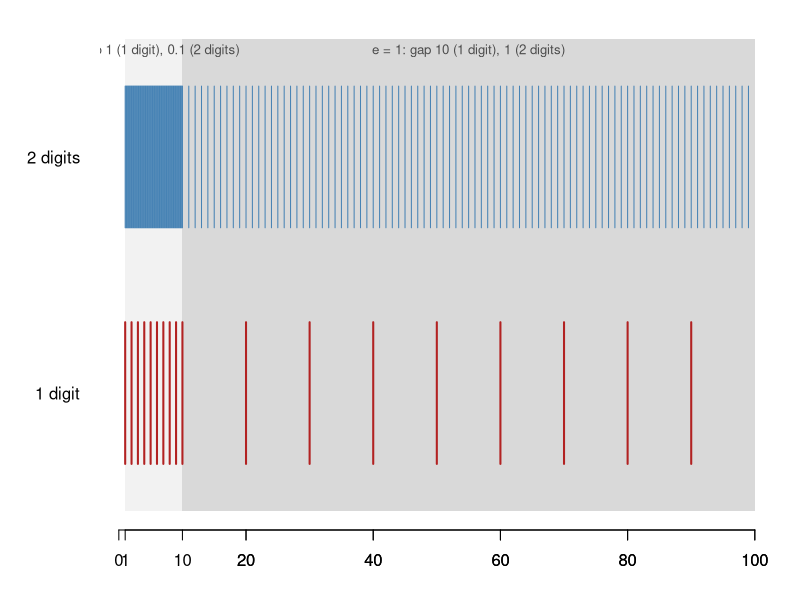

Recreate this plot in R.
## ---- chunk 1
options(digits = 22)

## ---- chunk 2
#| label: integer-limits
#| warning: false
.Machine$integer.max

## Check upper bounds
as.integer(2^31 - 1)                    # maximum valid integer
as.integer(2^31)                        # exceeds limit, returns NA
as.integer(2^31 - 1) + as.integer(1)    # overflows to NA

## Check lower bounds
as.integer(-(2^31 - 1))                 # minimum valid integer
as.integer(-2^31)                       # exceeds lower limit, returns NA
## ---- chunk 3
#| label: integer-product
#| warning: false
50000L * 50000L
50000 * 50000
## ---- chunk 4
#| label: fig-zoom-model
#| echo: false
#| fig-width: 9
#| fig-height: 3.2
#| fig-cap: "Representable numbers in $[1, 100)$ for a mantissa of 1 and 2 decimal digits. The two zoom levels $[1, 10)$ and $[10, 100)$ are shaded; within each, the marks are evenly spaced, and the spacing is ten times larger at the higher zoom."
par(mar = c(3.5, 5, 1, 1))
plot(NA, xlim = c(1, 100), ylim = c(0.5, 2.5), yaxt = "n", ylab = "", xlab = "", bty = "n")
rect(1, 0.5, 10, 2.5, col = "gray95", border = NA); rect(10, 0.5, 100, 2.5, col = "gray85", border = NA)
axis(1, at = c(1, 10, 20, 40, 60, 80, 100)); axis(2, at = 1:2, labels = c("1 digit", "2 digits"), las = 1, tick = FALSE)
for (t in 0:1) { for (e in 0:1) { m <- 10^e * seq(1, 10 - 10^-t, by = 10^-t)
  segments(m, t + 0.7, m, t + 1.3, lwd = if (t == 0) 2 else 1, col = c("firebrick", "steelblue")[t + 1]) } }
text(c(3.5, 55), 2.45, c("e = 0: gap 1 (1 digit), 0.1 (2 digits)", "e = 1: gap 10 (1 digit), 1 (2 digits)"), cex = 0.8, col = "gray30")
## ---- chunk 5
#| label: machine-eps
.Machine$double.eps      # 2^-52
1 + 2^-52 == 1
1 + 2^-53 == 1           # half an epsilon rounds back to 1
## ---- chunk 6
#| label: spacing-demo
2^52 + 1 == 2^52             # spacing is 1: still distinguishable
2^53 + 1 == 2^53             # spacing is 2: the +1 is lost
format(c(2^53, 2^53 + 1, 2^53 + 2), digits = 17)
## ---- chunk 7
#| label: double-limits
## largest double precision floating-point number
.Machine$double.xmax
2^1023
2^1024          # overflows to Inf

## smallest double precision floating-point numbers
.Machine$double.xmin   # smallest with full precision, 2^-1022
2^(-1074)              # smallest subnormal
2^(-1075)              # underflows to 0
## ---- chunk 8
#| label: sum-large-small
## the target value
f0 <- 1 + 2^(-40)
f0

## adding 2^-52 (one epsilon) 2^12 times works: each addition changes the sum
f1 <- 1; i <- 1
while (i <= 2^12) { f1 <- f1 + 2^(-52); i <- i + 1 }
f1

## adding 2^-53 (half an epsilon) 2^13 times fails: 1 + 2^-53 rounds to 1 every time
f2 <- 1; i <- 1
while (i <= 2^13) { f2 <- f2 + 2^(-53); i <- i + 1 }
f2

## this difference is not due to number display in R
f0 == f1
f0 == f2

## R's built-in sum() uses pairwise summation and extended precision
f3 <- sum(c(1, rep(2^(-53), 2^13))); f3
f1 == f3
f4 <- sum(c(1, rep(2^(-54), 2^14))); f4
f0 == f4

## the fix: accumulate the small numbers first, then add to 1
f6s <- 0; i <- 1
while (i <= 2^14) { f6s <- f6s + 2^(-54); i <- i + 1 }
f6s
f6 <- f6s + 1; f6
f0 == f6
## ---- chunk 9
#| label: summation-methods
x <- c(1, rep(1e-16, 1e4))                 # exact sum is 1 + 1e-12

naive_sum <- function(x) { s <- 0; for (v in x) s <- s + v; s }

kahan_sum <- function(x) {
  s <- 0; c <- 0                            # c holds the running roundoff error
  for (v in x) { y <- v - c; t <- s + y; c <- (t - s) - y; s <- t }
  s }

c(naive   = naive_sum(x) - 1,
  sorted  = naive_sum(sort(x)) - 1,
  kahan   = kahan_sum(x) - 1,
  builtin = sum(x) - 1,
  exact   = 1e-12)
## ---- chunk 10
#| label: eps-other-bases
log(2^(-52))               # base e: about -36
1 + exp(-35)
1 + exp(-37)               # evaluates to exactly 1

log(2^(-52), base = 10)    # base 10: about -15.7
1 + 1e-15 == 1
1 + 1e-16 == 1
## ---- chunk 11
#| label: fexp-naive
#| message: false
library(knitr)

fexp <- function(x, debug = FALSE) {
  i <- 0; expx <- 1; u <- 1
  if (debug) debug_list <- list()
  while (abs(u) > 1e-20 * abs(expx)) {
    i <- i + 1
    u <- u * x / i
    expx <- expx + u
    if (debug) debug_list[[i]] <- c(Step = i, Term_u = u, exp_x = expx)
  }
  if (debug) return(do.call(rbind, debug_list))
  expx
}

test_vals <- c(10, 20, 60, -1, -10, -20, -50)
res1 <- data.frame(x = test_vals, Built_in_Exp = exp(test_vals), Taylor_fexp = sapply(test_vals, fexp))
kable(res1, caption = "Built-in exp() versus the naive Taylor series fexp()")
## ---- chunk 12
#| label: fexp-debug
debug_matrix <- fexp(-50, debug = TRUE)
debug_summary <- rbind(
  head(debug_matrix, 10),
  matrix(NA, nrow = 1, ncol = 3, dimnames = list("...", colnames(debug_matrix))),
  tail(debug_matrix, 10))
kable(debug_summary, caption = "Debug trace for fexp(-50) showing catastrophic cancellation")
## ---- chunk 13
#| label: fexp-robust
fexp2 <- function(x) {
  xa <- abs(x); i <- 0; expx <- 1; u <- 1
  while (u > 1e-20 * expx) { i <- i + 1; u <- u * xa / i; expx <- expx + u }
  if (x >= 0) expx else 1 / expx
}

test_vals_neg <- c(-10, -20, -50)
res2 <- data.frame(x = test_vals_neg, Built_in_Exp = exp(test_vals_neg), Robust_fexp2 = sapply(test_vals_neg, fexp2))
kable(res2, caption = "Robust fexp2() for negative arguments")
## ---- chunk 14
#| label: expm1-demo
x <- 1e-10
c(naive = exp(x) - 1, expm1 = expm1(x), series = x + x^2 / 2)
x <- 1e-20
c(naive = log(1 + x), log1p = log1p(x))
## ---- chunk 15
#| label: variance-formulas
## one-pass (computational) formula
var1 <- function(x) { n <- length(x); (sum(x^2) - sum(x)^2 / n) / (n - 1) }

## two-pass formula (centering on the mean)
var2 <- function(x) { n <- length(x); sum((x - mean(x))^2) / (n - 1) }

## small data works fine for both
x <- c(1, 2, 3)
c(var1(x), var2(x), var(x))

## a large shift exposes catastrophic cancellation in var1
x <- c(1, 2, 3) + 1e8
c(var1(x), var2(x), var(x))
x <- c(1, 2, 3) + 1e10
c(var1(x), var2(x), var(x))
## ---- chunk 16
#| label: variance-scan
M <- 10^(0:10)
res <- t(sapply(M, function(m) { x <- c(1, 2, 3) + m; c(M = m, one_pass = var1(x), two_pass = var2(x)) }))
kable(res, caption = "One-pass versus two-pass variance as the data are shifted by M", digits = 6)
## ---- chunk 17
#| label: variance-fixes
var_shifted <- function(x) { n <- length(x); d <- x - x[1]; (sum(d^2) - sum(d)^2 / n) / (n - 1) }

var_welford <- function(x) {
  m <- 0; S <- 0
  for (k in seq_along(x)) { m_old <- m; m <- m + (x[k] - m) / k; S <- S + (x[k] - m_old) * (x[k] - m) }
  S / (length(x) - 1) }

x <- c(1, 2, 3) + 1e10
c(one_pass = var1(x), shifted = var_shifted(x), welford = var_welford(x), two_pass = var2(x))
## ---- chunk 18
#| label: sigmoid-demo
p1 <- function(theta) exp(theta) / (1 + exp(theta))
p2 <- function(theta) 1 / (1 + exp(-theta))

## large positive theta breaks p1, works in p2
theta <- 2000
c(p1 = p1(theta), p2 = p2(theta))

## large negative theta works for both
theta <- -2000
c(p1 = p1(theta), p2 = p2(theta))

## the piecewise form is safe everywhere and keeps full precision in both tails
sigmoid <- function(x) ifelse(x >= 0, 1 / (1 + exp(-x)), exp(x) / (1 + exp(x)))
sigmoid(c(-2000, -20, 0, 20, 2000))
## ---- chunk 19
#| label: builtin-demo
c(naive = log(factorial(1000)), lfactorial = lfactorial(1000))
c(naive = log(dnorm(40)), dnorm_log = dnorm(40, log = TRUE))
c(naive = log(1 - pnorm(10)), stable = pnorm(10, lower.tail = FALSE, log.p = TRUE))
## ---- chunk 20
#| label: log-quotient-demo
log_x <- 800; x <- exp(log_x); x          # overflow
log_y <- 805; y <- exp(log_y); y          # overflow
x / y                                     # Inf/Inf = NaN

log_xovery <- log_x - log_y               # subtracting logs is safe
log_xovery
exp(log_xovery)

## likelihood versus log-likelihood for 2000 fair-coin tosses
p <- rep(0.5, 2000)
c(likelihood = prod(p), log_likelihood = sum(log(p)))
## ---- chunk 21
#| label: log-sum-exp
log_sum_exp <- function(log_x) {
  max_log_x <- max(log_x)
  max_log_x + log(sum(exp(log_x - max_log_x)))
}

## values that would overflow directly
log_x <- c(2000, 2010, 2030)
exp(log_x)                                   # Inf
c(direct = log(sum(exp(log_x))), lse = log_sum_exp(log_x))

## values that would underflow directly
log_x <- -c(2000, 2010, 2030)
exp(log_x)                                   # 0
c(direct = log(sum(exp(log_x))), lse = log_sum_exp(log_x))
## ---- chunk 22
#| label: mixture-loglik
y <- c(-1, 0.5, 2, 45)                      # the last value is far from both means
mu <- c(0, 3); w <- c(0.6, 0.4)
naive <- sum(log(w[1] * dnorm(y, mu[1]) + w[2] * dnorm(y, mu[2])))
stable <- sum(sapply(y, function(yi) log_sum_exp(log(w) + dnorm(yi, mu, log = TRUE))))
c(naive = naive, stable = stable)
## ---- chunk 23
#| label: log-softmax
x <- c(1000, 1001, 1005)
naive <- log(exp(x) / sum(exp(x)))
stable <- x - log_sum_exp(x)
rbind(naive, stable, probabilities = exp(stable))
## ---- chunk 24
#| label: log-minus-exp
log_minus_exp <- function(log_x, log_y) {
  if (log_x < log_y) stop("the first argument must be the larger")
  log_x + log1p(-exp(log_y - log_x))
}

log_minus_exp(2020, 2000)
exp(2000) - exp(1999)                       # direct subtraction: Inf - Inf = NaN

## nearly equal arguments: log1p keeps the precision that log(1 - .) would lose
lx <- 10; ly <- 10 - 1e-12
c(with_log1p = log_minus_exp(lx, ly), with_log = lx + log(1 - exp(ly - lx)), exact = log(exp(lx) - exp(ly)))
